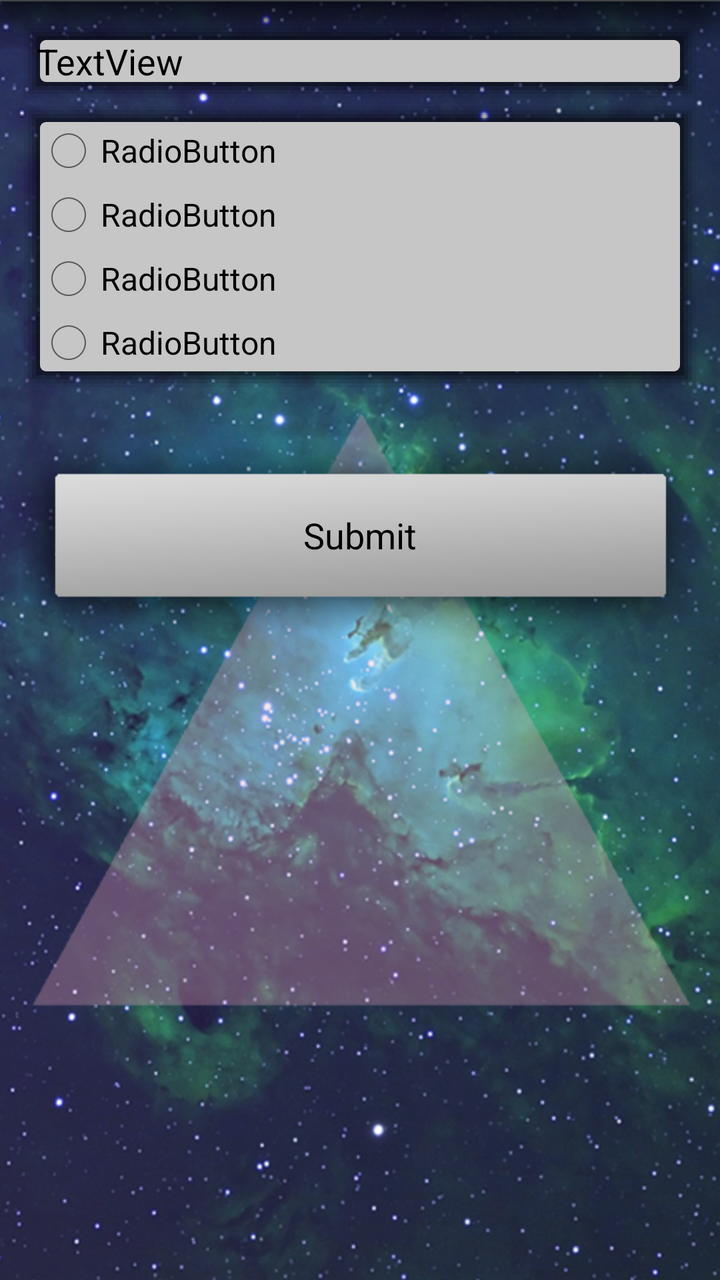
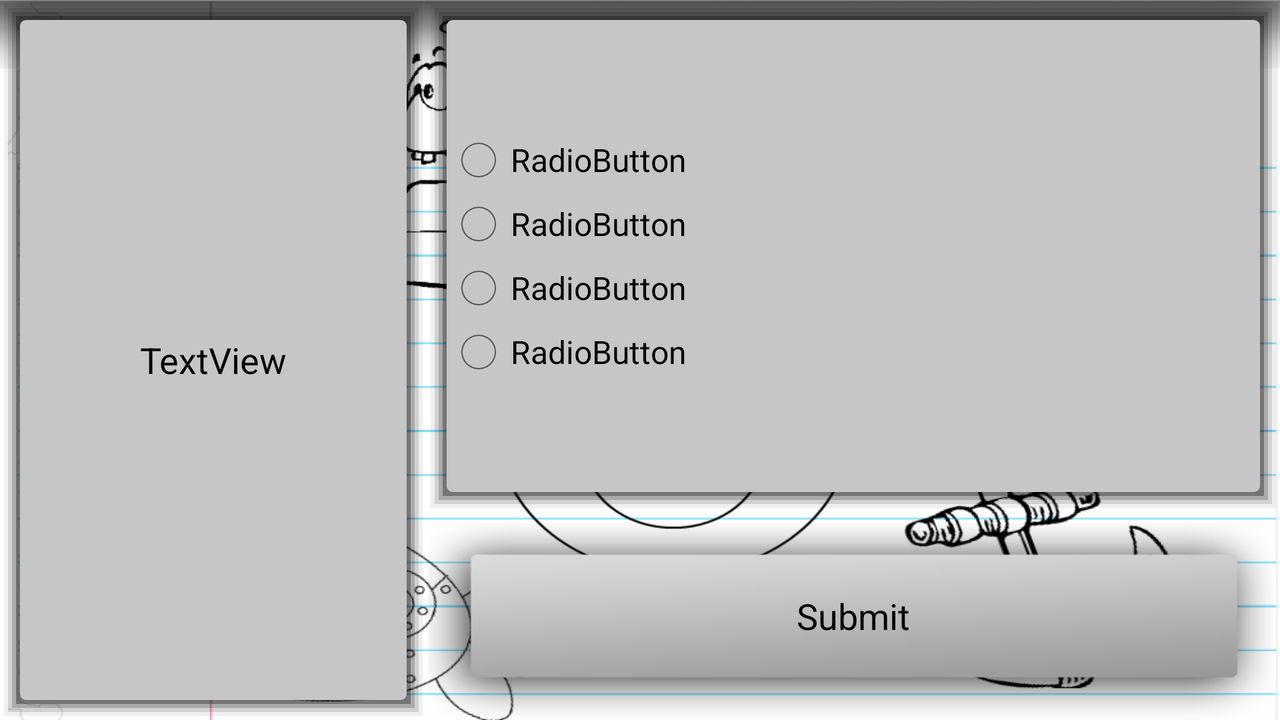

The same Android screen from two of the app's own layout files: first res/layout/ as a phone draws it, then the repository's variant for another configuration, drawn on a device whose configuration selects that folder. Both files follow.
<!-- AndroidManifest.xml: application theme AppTheme -->
<!-- res/layout/questions_activity.xml -->
<?xml version="1.0" encoding="utf-8"?>
<LinearLayout xmlns:android="http://schemas.android.com/apk/res/android"
    android:layout_width="match_parent"
    android:layout_height="match_parent"
    android:background="@drawable/background"
    android:orientation="vertical"
    android:padding="10dp" >

    <TextView
        android:id="@+id/tvquestion"
        android:layout_width="match_parent"
        android:layout_height="wrap_content"
        android:background="@drawable/container_dropshadow"
        android:paddingBottom="25px"
        android:paddingLeft="25px"
        android:paddingRight="25px"
        android:paddingTop="25px"
        android:text="TextView"
        android:textAppearance="?android:attr/textAppearanceMedium" />

    <RadioGroup
        android:id="@+id/rgmultichoice"
        android:layout_width="match_parent"
        android:layout_height="wrap_content"
        android:background="@drawable/container_dropshadow"
        android:paddingBottom="25px"
        android:paddingLeft="25px"
        android:paddingRight="25px"
        android:paddingTop="25px" >

        <RadioButton
            android:id="@+id/rchoice0"
            android:layout_width="match_parent"
            android:layout_height="wrap_content"
            android:text="RadioButton" />

        <RadioButton
            android:id="@+id/rchoice1"
            android:layout_width="match_parent"
            android:layout_height="wrap_content"
            android:text="RadioButton" />

        <RadioButton
            android:id="@+id/rchoice2"
            android:layout_width="match_parent"
            android:layout_height="wrap_content"
            android:text="RadioButton" />

        <RadioButton
            android:id="@+id/rchoice3"
            android:layout_width="match_parent"
            android:layout_height="wrap_content"
            android:text="RadioButton" />
    </RadioGroup>

    <Button
        android:id="@+id/bsubmit"
        android:layout_width="match_parent"
        android:layout_height="wrap_content"
        android:layout_marginTop="20dp"
        android:background="@drawable/graybutton"
        android:text="@string/submit" />

</LinearLayout>
<!-- resources referenced by this layout -->
<resources>
  <!-- drawable background: png bitmap (drawable-hdpi, 943706 bytes) -->
  <!-- drawable container_dropshadow (drawable-hdpi) -->
  <?xml version="1.0" encoding="utf-8"?>
  <layer-list xmlns:android="http://schemas.android.com/apk/res/android" >
  
      
      <item>
          <shape>
              <padding
                  android:bottom="2dp"
                  android:left="2dp"
                  android:right="2dp"
                  android:top="2dp" />
  
              <solid android:color="#00000000" />
          </shape>
      </item>
      <item>
          <shape>
              <padding
                  android:bottom="2dp"
                  android:left="2dp"
                  android:right="2dp"
                  android:top="2dp" />
  
              <solid android:color="#10000000" />
          </shape>
      </item>
      <item>
          <shape>
              <padding
                  android:bottom="2dp"
                  android:left="2dp"
                  android:right="2dp"
                  android:top="2dp" />
  
              <solid android:color="#20000000" />
          </shape>
      </item>
      <item>
          <shape>
              <padding
                  android:bottom="2dp"
                  android:left="2dp"
                  android:right="2dp"
                  android:top="2dp" />
  
              <solid android:color="#30000000" />
          </shape>
      </item>
      <item>
          <shape>
              <padding
                  android:bottom="2dp"
                  android:left="2dp"
                  android:right="2dp"
                  android:top="2dp" />
  
              <solid android:color="#50000000" />
          </shape>
      </item>
  
      
      <item>
          <shape>
              <solid android:color="#c6c6c6" />
  
              <corners android:radius="3dp" />
          </shape>
      </item>
  
  </layer-list>
  <!-- drawable graybutton: png bitmap (drawable-hdpi, 46753 bytes) -->
  <string name="submit">Submit</string>
  <style name="AppTheme" parent="AppBaseTheme">
          
      </style>
  <!-- from res/values-v11/ -->
  <style name="AppBaseTheme" parent="android:Theme.Holo.Light">
          
      </style>
</resources>
<!-- res/layout-land/questions_activity.xml (the repository's variant of the layout above) -->
<!-- drawn on the phone turned sideways -->
<?xml version="1.0" encoding="utf-8"?>
<LinearLayout xmlns:android="http://schemas.android.com/apk/res/android"
    android:layout_width="match_parent"
    android:layout_height="match_parent"
    android:background="@drawable/background_land"
    android:orientation="horizontal" >

    <TextView
        android:id="@+id/tvquestion"
        android:layout_width="0dp"
        android:layout_height="match_parent"
        android:layout_weight="2"
        android:background="@drawable/container_dropshadow"
        android:gravity="center"
        android:paddingBottom="25px"
        android:paddingLeft="25px"
        android:paddingRight="25px"
        android:paddingTop="25px"
        android:text="TextView"
        android:textAppearance="?android:attr/textAppearanceMedium" />

    <LinearLayout
        android:layout_width="0dp"
        android:layout_height="match_parent"
        android:layout_weight="4"
        android:orientation="vertical" >

        <RelativeLayout
            android:layout_width="wrap_content"
            android:layout_height="match_parent" >

            <Button
                android:id="@+id/bsubmit"
                android:layout_width="match_parent"
                android:layout_height="wrap_content"
                android:layout_alignParentBottom="true"
                android:layout_alignParentLeft="true"
                android:layout_alignParentRight="true"
                android:background="@drawable/graybutton"
                android:text="@string/submit" />

            <RadioGroup
                android:id="@+id/rgmultichoice"
                android:layout_width="match_parent"
                android:layout_height="fill_parent"
                android:layout_above="@id/bsubmit"
                android:layout_alignParentLeft="true"
                android:layout_alignParentRight="true"
                android:layout_alignParentTop="true"
                android:background="@drawable/container_dropshadow"
                android:gravity="center" >

                <RadioButton
                    android:id="@+id/rchoice0"
                    android:layout_width="match_parent"
                    android:layout_height="wrap_content"
                    android:text="RadioButton" />

                <RadioButton
                    android:id="@+id/rchoice1"
                    android:layout_width="match_parent"
                    android:layout_height="wrap_content"
                    android:text="RadioButton" />

                <RadioButton
                    android:id="@+id/rchoice2"
                    android:layout_width="match_parent"
                    android:layout_height="wrap_content"
                    android:text="RadioButton" />

                <RadioButton
                    android:id="@+id/rchoice3"
                    android:layout_width="match_parent"
                    android:layout_height="wrap_content"
                    android:text="RadioButton" />
            </RadioGroup>
        </RelativeLayout>
    </LinearLayout>

</LinearLayout>
<!-- resources referenced by the variant -->
<!-- as the phone turned sideways resolves them -->
<resources>
  <!-- drawable background_land: png bitmap (drawable-hdpi, 111345 bytes) -->
  <!-- drawable container_dropshadow (drawable-hdpi) -->
  <?xml version="1.0" encoding="utf-8"?>
  <layer-list xmlns:android="http://schemas.android.com/apk/res/android" >
  
      
      <item>
          <shape>
              <padding
                  android:bottom="2dp"
                  android:left="2dp"
                  android:right="2dp"
                  android:top="2dp" />
  
              <solid android:color="#00000000" />
          </shape>
      </item>
      <item>
          <shape>
              <padding
                  android:bottom="2dp"
                  android:left="2dp"
                  android:right="2dp"
                  android:top="2dp" />
  
              <solid android:color="#10000000" />
          </shape>
      </item>
      <item>
          <shape>
              <padding
                  android:bottom="2dp"
                  android:left="2dp"
                  android:right="2dp"
                  android:top="2dp" />
  
              <solid android:color="#20000000" />
          </shape>
      </item>
      <item>
          <shape>
              <padding
                  android:bottom="2dp"
                  android:left="2dp"
                  android:right="2dp"
                  android:top="2dp" />
  
              <solid android:color="#30000000" />
          </shape>
      </item>
      <item>
          <shape>
              <padding
                  android:bottom="2dp"
                  android:left="2dp"
                  android:right="2dp"
                  android:top="2dp" />
  
              <solid android:color="#50000000" />
          </shape>
      </item>
  
      
      <item>
          <shape>
              <solid android:color="#c6c6c6" />
  
              <corners android:radius="3dp" />
          </shape>
      </item>
  
  </layer-list>
  <!-- drawable graybutton: png bitmap (drawable-hdpi, 46753 bytes) -->
  <string name="submit">Submit</string>
  <style name="AppTheme" parent="AppBaseTheme">
          
      </style>
  <!-- from res/values-v11/ -->
  <style name="AppBaseTheme" parent="android:Theme.Holo.Light">
          
      </style>
</resources>
